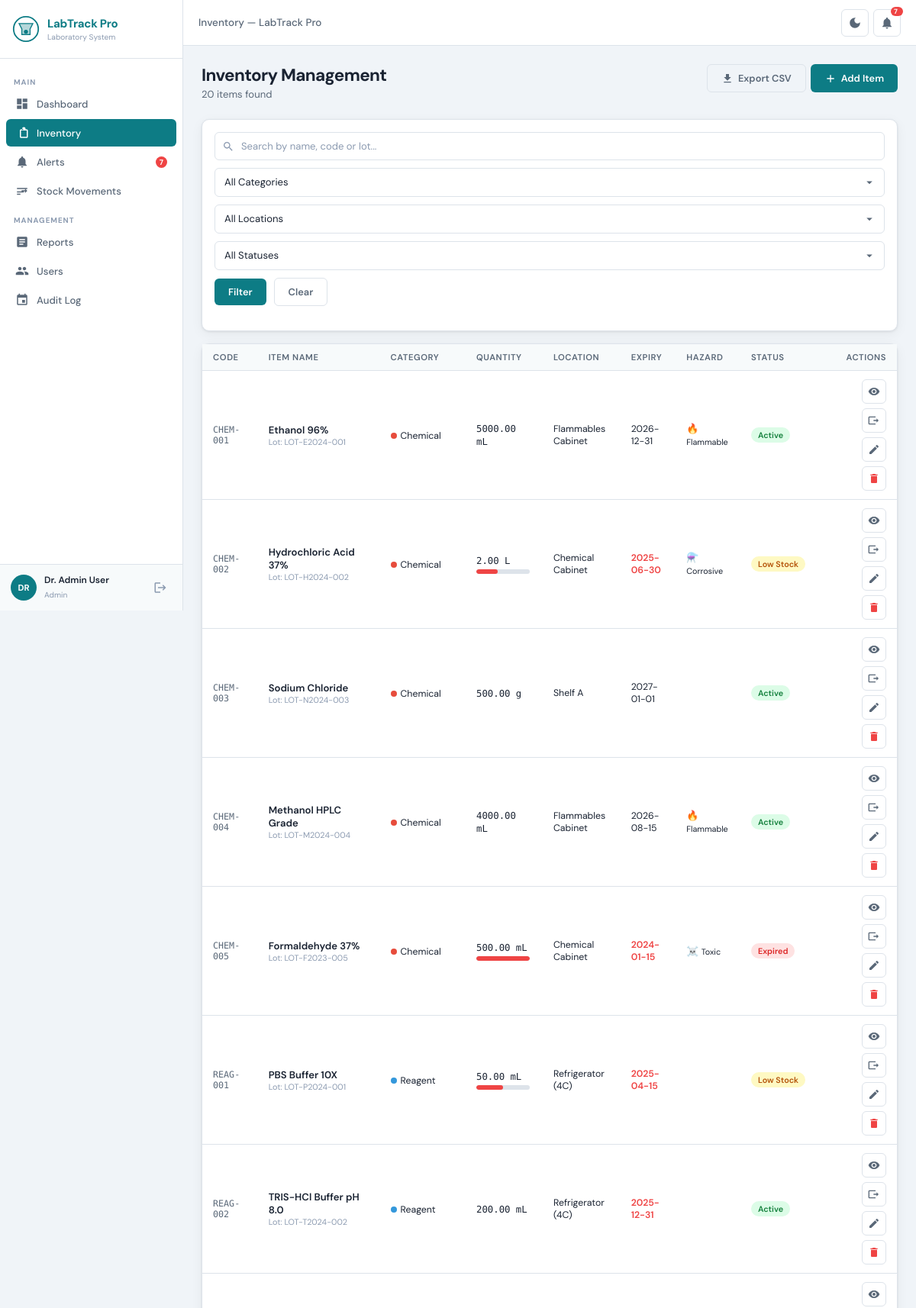
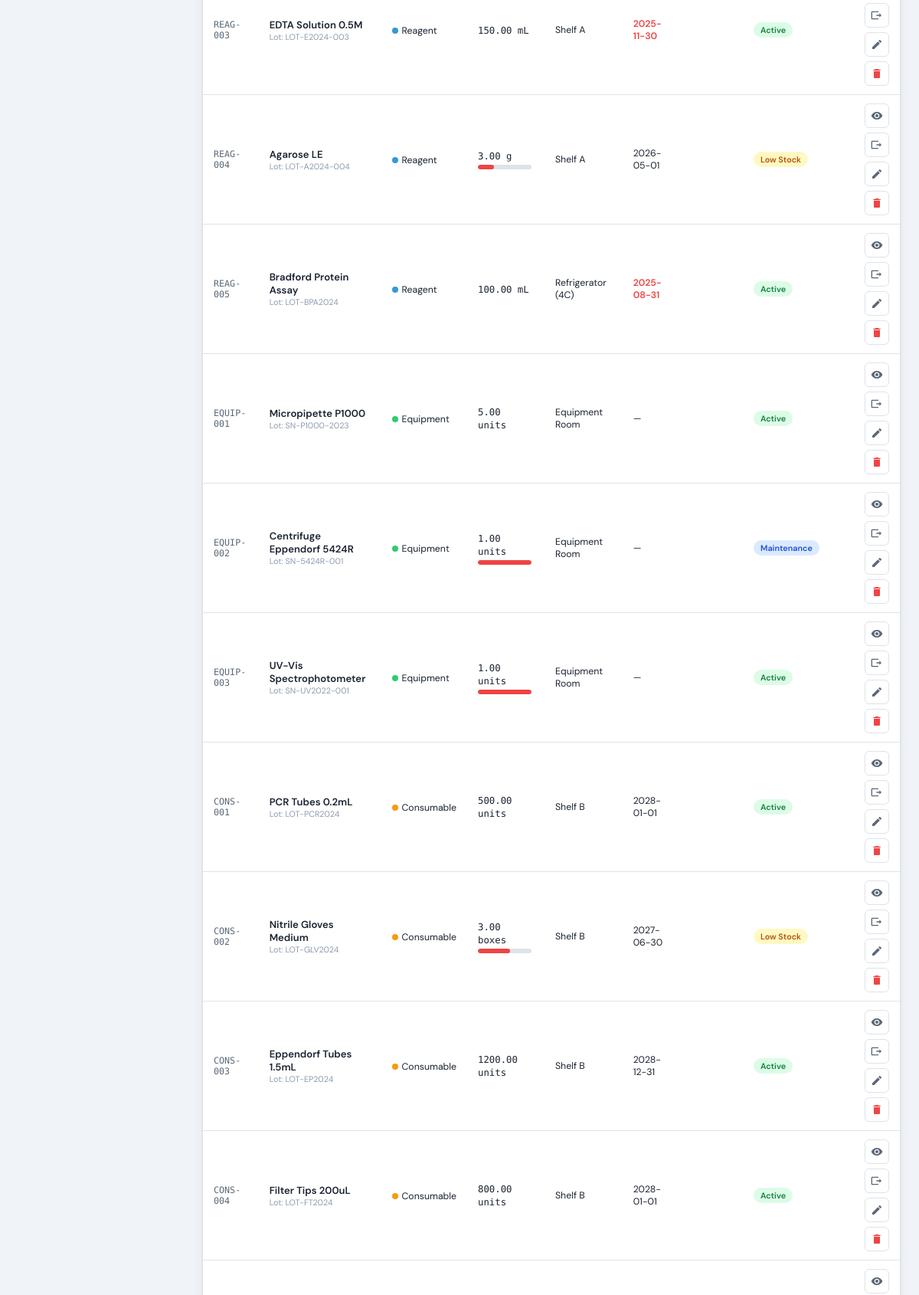
The app's page /inventory.php (signed in, upper part) with its own data (2 pictures, top to bottom).
### tables this page shows
CREATE TABLE `inventory_items` (
  `id` INT UNSIGNED NOT NULL AUTO_INCREMENT,
  `item_code` VARCHAR(20) NOT NULL,
  `item_name` VARCHAR(200) NOT NULL,
  `category_id` INT UNSIGNED NOT NULL,
  `quantity` DECIMAL(10,2) NOT NULL DEFAULT 0,
  `min_quantity` DECIMAL(10,2) NOT NULL DEFAULT 0,
  `unit` ENUM('mL','L','mg','g','kg','units','boxes','vials','plates','rolls') NOT NULL DEFAULT 'units',
  `storage_location_id` INT UNSIGNED NOT NULL,
  `supplier_id` INT UNSIGNED DEFAULT NULL,
  `lot_number` VARCHAR(100) DEFAULT NULL,
  `expiry_date` DATE DEFAULT NULL,
  `date_received` DATE DEFAULT NULL,
  `cost_per_unit` DECIMAL(10,2) DEFAULT NULL,
  `hazard_class` ENUM('None','Flammable','Corrosive','Toxic','Oxidizer','Biohazard','Radioactive','Explosive','Irritant') DEFAULT 'None',
  `msds_file` VARCHAR(255) DEFAULT NULL,
  `barcode` VARCHAR(100) DEFAULT NULL,
  `status` ENUM('active','expired','low_stock','discontinued','under_maintenance') NOT NULL DEFAULT 'active',
  `notes` TEXT DEFAULT NULL,
  `created_by` INT UNSIGNED NOT NULL,
  `updated_by` INT UNSIGNED DEFAULT NULL,
  `created_at` TIMESTAMP NOT NULL DEFAULT CURRENT_TIMESTAMP,
  `updated_at` TIMESTAMP NOT NULL DEFAULT CURRENT_TIMESTAMP ON UPDATE CURRENT_TIMESTAMP,
  PRIMARY KEY (`id`),
  UNIQUE KEY `item_code` (`item_code`),
  KEY `idx_category` (`category_id`),
  KEY `idx_storage` (`storage_location_id`),
  KEY `idx_supplier` (`supplier_id`),
  KEY `idx_status` (`status`),
  KEY `idx_expiry` (`expiry_date`),
  KEY `idx_item_name` (`item_name`),
  CONSTRAINT `fk_item_category` FOREIGN KEY (`category_id`) REFERENCES `categories` (`id`),
  CONSTRAINT `fk_item_storage` FOREIGN KEY (`storage_location_id`) REFERENCES `storage_locations` (`id`),
  CONSTRAINT `fk_item_supplier` FOREIGN KEY (`supplier_id`) REFERENCES `suppliers` (`id`) ON DELETE SET NULL,
  CONSTRAINT `fk_item_created` FOREIGN KEY (`created_by`) REFERENCES `users` (`id`),
  CONSTRAINT `fk_item_updated` FOREIGN KEY (`updated_by`) REFERENCES `users` (`id`) ON DELETE SET NULL
);

CREATE TABLE `categories` (
  `id` INT UNSIGNED NOT NULL AUTO_INCREMENT,
  `name` VARCHAR(50) NOT NULL,
  `description` TEXT DEFAULT NULL,
  `color_code` VARCHAR(7) DEFAULT '#4A90D9',
  PRIMARY KEY (`id`),
  UNIQUE KEY `name` (`name`)
);

CREATE TABLE `storage_locations` (
  `id` INT UNSIGNED NOT NULL AUTO_INCREMENT,
  `name` VARCHAR(100) NOT NULL,
  `description` TEXT DEFAULT NULL,
  `temperature_range` VARCHAR(50) DEFAULT NULL,
  PRIMARY KEY (`id`)
);

### inventory.php (the view, shortened to what this page needs)
<?php
require_once __DIR__ . '/includes/functions.php';
$pdo    = Database::getInstance();
$canEdit = in_array($_SESSION['user_role'], ['admin', 'lab_manager']);
$search   = trim($_GET['search'] ?? '');
$page     = max(1, (int)($_GET['page'] ?? 1));
$where  = ['1=1'];
$params = [];
$whereSQL = implode(' AND ', $where);
$totalStmt = $pdo->prepare("SELECT COUNT(*) FROM inventory_items ii WHERE $whereSQL");
$totalStmt->execute($params);
$total = (int)$totalStmt->fetchColumn();
$pg = paginate($total, $page, ITEMS_PER_PAGE);
$itemsStmt = $pdo->prepare("
    SELECT ii.*, c.name as category_name, c.color_code, sl.name as location_name, s.name as supplier_name
    FROM inventory_items ii
    JOIN categories c ON ii.category_id = c.id
    JOIN storage_locations sl ON ii.storage_location_id = sl.id
    LEFT JOIN suppliers s ON ii.supplier_id = s.id
    WHERE $whereSQL
    ORDER BY ii.updated_at DESC
    LIMIT {$pg['per_page']} OFFSET {$pg['offset']}
");
$itemsStmt->execute($params);
$items = $itemsStmt->fetchAll();
require_once __DIR__ . '/includes/header.php';
?>
<div class="page-header">
  <div>
    <h1>Inventory Management</h1>
    <p><?= number_format($total) ?> items found</p>
  </div>
  <div class="btn-group">
    <a href="<?= APP_URL ?>/reports.php?action=export_csv" class="btn btn-outline">
      <svg viewBox="0 0 24 24"><path d="M19 9h-4V3H9v6H5l7 7 7-7zM5 18v2h14v-2H5z"/></svg>
      Export CSV
    </a>
    <?php if ($canEdit): ?>
    <button class="btn btn-primary" onclick="openAddModal()">
      <svg viewBox="0 0 24 24"><path d="M19 13h-6v6h-2v-6H5v-2h6V5h2v6h6v2z"/></svg>
      Add Item
    </button>
    <?php endif; ?>
  </div>
</div>
<div class="card" style="margin-bottom:16px">
  <div class="card-body" style="padding:16px">
    <form method="GET" action="">
      <div class="filter-bar">
        <div class="search-wrap" style="flex:2">
          <input type="text" name="search" class="form-control" placeholder="Search by name, code or lot..." value="<?= sanitize($search) ?>">
        </div>
        <select name="category" class="form-control" style="min-width:140px">
          <option value="">All Categories</option>
        </select>
        <select name="location" class="form-control" style="min-width:160px">
          <option value="">All Locations</option>
        </select>
        <select name="status" class="form-control" style="min-width:130px">
          <option value="">All Statuses</option>
        </select>
        <button type="submit" class="btn btn-primary">Filter</button>
        <a href="<?= APP_URL ?>/inventory.php" class="btn btn-outline">Clear</a>
      </div>
    </form>
  </div>
</div>
<div class="card">
  <div class="table-wrap">
    <table>
      <thead>
        <tr>
          <th>Code</th>
          <th>Item Name</th>
          <th>Category</th>
          <th>Quantity</th>
          <th>Location</th>
          <th>Expiry</th>
          <th>Hazard</th>
          <th>Status</th>
          <th style="text-align:right">Actions</th>
        </tr>
      </thead>
      <tbody>
      <?php if (empty($items)): ?>
        <tr><td colspan="9">
          <div class="empty-state">
            <svg viewBox="0 0 24 24"><path d="M20 6h-2.18c.07-.44.18-.86.18-1a3 3 0 0 0-6 0c0 .14.11.56.18 1H10c-1.11 0-2 .89-2 2v11c0 1.11.89 2 2 2h10c1.11 0 2-.89 2-2V8c0-1.11-.89-2-2-2z"/></svg>
            <h3>No items found</h3>
            <p>Try adjusting your filters or add a new item.</p>
          </div>
        </td></tr>
      <?php else: foreach ($items as $item):
        $expiryClass = '';
        if ($item['expiry_date']) {
            $daysLeft = (strtotime($item['expiry_date']) - time()) / 86400;
            $expiryClass = $daysLeft < 0 ? 'color:var(--c-danger);font-weight:600' : ($daysLeft <= 30 ? 'color:var(--c-warning);font-weight:600' : '');
        }
      ?>
        <tr>
          <td class="td-code"><?= sanitize($item['item_code']) ?></td>
          <td>
            <div style="font-weight:600;font-size:.875rem"><?= sanitize($item['item_name']) ?></div>
            <?php if ($item['lot_number']): ?>
            <div style="font-size:.72rem;color:var(--c-text-3)">Lot: <?= sanitize($item['lot_number']) ?></div>
            <?php endif; ?>
          </td>
          <td>
            <span style="display:inline-flex;align-items:center;gap:5px;font-size:.82rem">
              <span style="width:8px;height:8px;border-radius:50%;background:<?= $item['color_code'] ?>;display:inline-block"></span>
              <?= sanitize($item['category_name']) ?>
            </span>
          </td>
          <td>
            <span style="font-family:var(--font-mono);font-size:.82rem"><?= $item['quantity'] ?> <?= $item['unit'] ?></span>
            <?php if ($item['quantity'] <= $item['min_quantity']): ?>
            <div class="progress-bar" style="margin-top:3px;width:70px">
              <div class="progress-fill danger" style="width:<?= min(100, ($item['quantity']/$item['min_quantity'])*100) ?>%"></div>
            </div>
            <?php endif; ?>
          </td>
          <td style="font-size:.82rem"><?= sanitize($item['location_name']) ?></td>
          <td style="font-size:.82rem;<?= $expiryClass ?>"><?= $item['expiry_date'] ?: '—' ?></td>
          <td><?= hazardIcon($item['hazard_class']) ?> <span style="font-size:.72rem"><?= $item['hazard_class'] !== 'None' ? $item['hazard_class'] : '' ?></span></td>
          <td><?= statusBadge($item['status']) ?></td>
          <td style="text-align:right">
            <div class="btn-group" style="justify-content:flex-end">
              <button class="btn btn-outline btn-sm btn-icon" onclick="viewItem(<?= $item['id'] ?>)" title="View details">
                <svg viewBox="0 0 24 24"><path d="M12 4.5C7 4.5 2.73 7.61 1 12c1.73 4.39 6 7.5 11 7.5s9.27-3.11 11-7.5c-1.73-4.39-6-7.5-11-7.5zM12 17c-2.76 0-5-2.24-5-5s2.24-5 5-5 5 2.24 5 5-2.24 5-5 5zm0-8c-1.66 0-3 1.34-3 3s1.34 3 3 3 3-1.34 3-3-1.34-3-3-3z"/></svg>
              </button>
              <button class="btn btn-outline btn-sm btn-icon" onclick="openMovementModal(<?= $item['id'] ?>, '<?= addslashes(sanitize($item['item_name'])) ?>')" title="Record movement">
                <svg viewBox="0 0 24 24"><path d="M21 12l-4-4v3H11v2h6v3l4-4zM3 6h12V4H3c-1.1 0-2 .9-2 2v12c0 1.1.9 2 2 2h12v-2H3V6z"/></svg>
              </button>
              <?php if ($canEdit): ?>
              <button class="btn btn-outline btn-sm btn-icon" onclick="editItem(<?= $item['id'] ?>)" title="Edit">
                <svg viewBox="0 0 24 24"><path d="M3 17.25V21h3.75L17.81 9.94l-3.75-3.75L3 17.25zM20.71 7.04c.39-.39.39-1.02 0-1.41l-2.34-2.34c-.39-.39-1.02-.39-1.41 0l-1.83 1.83 3.75 3.75 1.83-1.83z"/></svg>
              </button>
              <button class="btn btn-outline btn-sm btn-icon" style="color:var(--c-danger)"
                onclick="confirmDelete(<?= $item['id'] ?>, '<?= addslashes(sanitize($item['item_name'])) ?>', '<?= APP_URL ?>/inventory.php?action=delete&id=<?= $item['id'] ?>')" title="Delete">
                <svg viewBox="0 0 24 24"><path d="M6 19c0 1.1.9 2 2 2h8c1.1 0 2-.9 2-2V7H6v12zM19 4h-3.5l-1-1h-5l-1 1H5v2h14V4z"/></svg>
              </button>
              <?php endif; ?>
            </div>
          </td>
        </tr>
      <?php endforeach; endif; ?>
      </tbody>
    </table>
  </div>
</div>
<?php require_once __DIR__ . '/includes/footer.php'; ?>

### includes/functions.php (shortened to what this page needs)
<?php
function sanitize(string $input): string {
    return htmlspecialchars(trim($input), ENT_QUOTES, 'UTF-8');
}
function statusBadge(string $status): string {
    $map = [
        'active'            => ['Active', 'badge-success'],
        'expired'           => ['Expired', 'badge-danger'],
        'low_stock'         => ['Low Stock', 'badge-warning'],
        'discontinued'      => ['Discontinued', 'badge-secondary'],
        'under_maintenance' => ['Maintenance', 'badge-info'],
    ];
    [$label, $cls] = $map[$status] ?? ['Unknown', 'badge-secondary'];
    return "<span class=\"badge {$cls}\">{$label}</span>";
}
function hazardIcon(string $hazard): string {
    $icons = [
        'Flammable'   => '🔥',
        'Corrosive'   => '⚗️',
        'Toxic'       => '☠️',
        'Oxidizer'    => '🔆',
        'Biohazard'   => '☣️',
        'Radioactive' => '☢️',
        'Explosive'   => '💥',
        'Irritant'    => '⚠️',
        'None'        => '',
    ];
    return $icons[$hazard] ?? '';
}
function paginate(int $total, int $page, int $perPage): array {
    $totalPages = max(1, (int)ceil($total / $perPage));
    $page = max(1, min($page, $totalPages));
    return [
        'total'       => $total,
        'per_page'    => $perPage,
        'current'     => $page,
        'total_pages' => $totalPages,
        'offset'      => ($page - 1) * $perPage,
    ];
}

### assets/css/app.css (style rules this page uses)
:root { --c-bg: #F0F4F8; --c-surface: #FFFFFF; --c-surface2: #F7FAFB; --c-border: #DDE3EA; --c-text: #1A2332; --c-text-2: #5A6878; --c-text-3: #8B9AB0; --c-primary: #0D7C85; --c-primary-dk: #0A6570; --c-primary-lt: #E0F4F5; --c-accent: #00C2CC; --c-accent2: #1A73E8; --c-success: #0FAB73; --c-warning: #F59E0B; --c-danger: #EF4444; --c-info: #3B82F6; --c-purple: #8B5CF6; --sidebar-w: 240px; --topbar-h: 60px; --radius: 10px; --radius-sm: 6px; --shadow: 0 1px 3px rgba(0,0,0,.08), 0 4px 16px rgba(0,0,0,.05); --shadow-md: 0 4px 20px rgba(0,0,0,.12); --transition: 0.2s ease; --font-body: 'DM Sans', system-ui, sans-serif; --font-mono: 'Space Mono', 'Courier New', monospace; }
*, *::before, *::after { box-sizing: border-box; margin: 0; padding: 0; }
html { font-size: 15px; -webkit-font-smoothing: antialiased; }
body { font-family: var(--font-body); background: var(--c-bg); color: var(--c-text); display: flex; min-height: 100vh; transition: background var(--transition), color var(--transition); }
a { color: var(--c-primary); text-decoration: none; }
button { cursor: pointer; font-family: inherit; }
input, select, textarea { font-family: inherit; }
.page-header { display: flex; align-items: flex-start; justify-content: space-between; margin-bottom: 24px; gap: 16px; flex-wrap: wrap; }
.page-header h1 { font-size: 1.5rem; font-weight: 700; color: var(--c-text); letter-spacing: -0.03em; }
.page-header p { font-size: 0.875rem; color: var(--c-text-2); margin-top: 2px; }
.card { background: var(--c-surface); border: 1px solid var(--c-border); border-radius: var(--radius); box-shadow: var(--shadow); }
.card-body { padding: 20px; }
.table-wrap { overflow-x: auto; }
table { width: 100%; border-collapse: collapse; font-size: 0.855rem; }
thead th { background: var(--c-surface2); padding: 10px 14px; text-align: left; font-weight: 600; font-size: 0.75rem; text-transform: uppercase; letter-spacing: 0.05em; color: var(--c-text-2); border-bottom: 1px solid var(--c-border); white-space: nowrap; }
tbody tr { border-bottom: 1px solid var(--c-border); transition: background var(--transition); }
tbody td { padding: 11px 14px; color: var(--c-text); vertical-align: middle; }
.td-code { font-family: var(--font-mono); font-size: 0.78rem; color: var(--c-text-2); }
.badge { display: inline-flex; align-items: center; padding: 3px 9px; border-radius: 20px; font-size: 0.72rem; font-weight: 600; white-space: nowrap; }
.badge-success { background: #DCFCE7; color: #15803D; }
.badge-danger { background: #FEE2E2; color: #DC2626; }
.badge-warning { background: #FEF9C3; color: #B45309; }
.badge-info { background: #DBEAFE; color: #1D4ED8; }
.btn { display: inline-flex; align-items: center; gap: 6px; padding: 9px 18px; border-radius: var(--radius-sm); font-size: 0.855rem; font-weight: 600; border: none; transition: all var(--transition); white-space: nowrap; cursor: pointer; }
.btn svg { width: 16px; height: 16px; fill: currentColor; }
.btn-primary { background: var(--c-primary); color: white; }
.btn-outline { background: transparent; color: var(--c-text-2); border: 1px solid var(--c-border); }
.btn-sm { padding: 5px 12px; font-size: 0.78rem; }
.btn-icon { padding: 7px; }
.btn-group { display: flex; gap: 6px; flex-wrap: wrap; }
.form-control { width: 100%; padding: 9px 12px; background: var(--c-surface); border: 1px solid var(--c-border); border-radius: var(--radius-sm); color: var(--c-text); font-size: 0.875rem; transition: border-color var(--transition), box-shadow var(--transition); }
.form-control::placeholder { color: var(--c-text-3); }
select.form-control { appearance: none; background-repeat: no-repeat; background-position: right 10px center; background-size: 18px; padding-right: 36px; }
.filter-bar { display: flex; align-items: center; gap: 10px; flex-wrap: wrap; margin-bottom: 16px; }
.search-wrap { position: relative; flex: 1; min-width: 200px; }
.search-wrap input { width: 100%; padding: 9px 12px 9px 34px; }
.progress-bar { background: var(--c-border); border-radius: 99px; height: 6px; overflow: hidden; }
.progress-fill { height: 100%; border-radius: 99px; background: var(--c-primary); transition: width .5s ease; }
.progress-fill.danger { background: var(--c-danger); }

### records on screen
inventory_items: item_code "CHEM-001", item_name "Ethanol 96%", lot_number "LOT-E2024-001", category.name "Chemical", quantity "5000.00", unit "mL", storage_location.name "Flammables Cabinet", expiry_date "2026-12-31", hazard_class "🔥", hazard_class "Flammable", label "Active"
inventory_items: item_code "CHEM-002", item_name "Hydrochloric Acid 37%", lot_number "LOT-H2024-002", category.name "Chemical", quantity "2.00", unit "L", min_quantity 5 (drawn), storage_location.name "Chemical Cabinet", expiry_date "2025-06-30", hazard_class "⚗️", hazard_class "Corrosive", label "Low Stock"
inventory_items: item_code "CHEM-003", item_name "Sodium Chloride", lot_number "LOT-N2024-003", category.name "Chemical", quantity "500.00", unit "g", storage_location.name "Shelf A", expiry_date "2027-01-01", label "Active"
inventory_items: item_code "CHEM-004", item_name "Methanol HPLC Grade", lot_number "LOT-M2024-004", category.name "Chemical", quantity "4000.00", unit "mL", storage_location.name "Flammables Cabinet", expiry_date "2026-08-15", hazard_class "🔥", hazard_class "Flammable", label "Active"
inventory_items: item_code "CHEM-005", item_name "Formaldehyde 37%", lot_number "LOT-F2023-005", category.name "Chemical", quantity "500.00", unit "mL", storage_location.name "Chemical Cabinet", expiry_date "2024-01-15", hazard_class "☠️", hazard_class "Toxic", label "Expired"
inventory_items: item_code "REAG-001", item_name "PBS Buffer 10X", lot_number "LOT-P2024-001", category.name "Reagent", quantity "50.00", unit "mL", min_quantity 100 (drawn), storage_location.name "Refrigerator (4C)", expiry_date "2025-04-15", label "Low Stock"
inventory_items: item_code "REAG-002", item_name "TRIS-HCl Buffer pH 8.0", lot_number "LOT-T2024-002", category.name "Reagent", quantity "200.00", unit "mL", storage_location.name "Refrigerator (4C)", expiry_date "2025-12-31", label "Active"
inventory_items: item_code "REAG-003", item_name "EDTA Solution 0.5M", lot_number "LOT-E2024-003", category.name "Reagent", quantity "150.00", unit "mL", storage_location.name "Shelf A", expiry_date "2025-11-30", label "Active"
inventory_items: item_code "REAG-004", item_name "Agarose LE", lot_number "LOT-A2024-004", category.name "Reagent", quantity "3.00", unit "g", min_quantity 10 (drawn), storage_location.name "Shelf A", expiry_date "2026-05-01", label "Low Stock"
inventory_items: item_code "REAG-005", item_name "Bradford Protein Assay", lot_number "LOT-BPA2024", category.name "Reagent", quantity "100.00", unit "mL", storage_location.name "Refrigerator (4C)", expiry_date "2025-08-31", label "Active"
inventory_items: item_code "EQUIP-001", item_name "Micropipette P1000", lot_number "SN-P1000-2023", category.name "Equipment", quantity "5.00", unit "units", storage_location.name "Equipment Room", expiry_date "—", label "Active"
inventory_items: item_code "EQUIP-002", item_name "Centrifuge Eppendorf 5424R", lot_number "SN-5424R-001", category.name "Equipment", quantity "1.00", unit "units", storage_location.name "Equipment Room", expiry_date "—", label "Maintenance"
inventory_items: item_code "EQUIP-003", item_name "UV-Vis Spectrophotometer", lot_number "SN-UV2022-001", category.name "Equipment", quantity "1.00", unit "units", storage_location.name "Equipment Room", expiry_date "—", label "Active"
inventory_items: item_code "CONS-001", item_name "PCR Tubes 0.2mL", lot_number "LOT-PCR2024", category.name "Consumable", quantity "500.00", unit "units", storage_location.name "Shelf B", expiry_date "2028-01-01", label "Active"
inventory_items: item_code "CONS-002", item_name "Nitrile Gloves Medium", lot_number "LOT-GLV2024", category.name "Consumable", quantity "3.00", unit "boxes", min_quantity 5 (drawn), storage_location.name "Shelf B", expiry_date "2027-06-30", label "Low Stock"
inventory_items: item_code "CONS-003", item_name "Eppendorf Tubes 1.5mL", lot_number "LOT-EP2024", category.name "Consumable", quantity "1200.00", unit "units", storage_location.name "Shelf B", expiry_date "2028-12-31", label "Active"
inventory_items: item_code "CONS-004", item_name "Filter Tips 200uL", lot_number "LOT-FT2024", category.name "Consumable", quantity "800.00", unit "units", storage_location.name "Shelf B", expiry_date "2028-01-01", label "Active"

### other values on screen
APP_NAME "LabTrack Pro"
$alertCount "7"
substr($_SESSION['full_name'] ?? 'U', 0, 2) "DR"
$_SESSION['full_name'] "Dr. Admin User"
str_replace('_', ' ', $_SESSION['user_role'] ?? '') "Admin"
$pageTitle "Inventory — LabTrack Pro"
$total "20"
